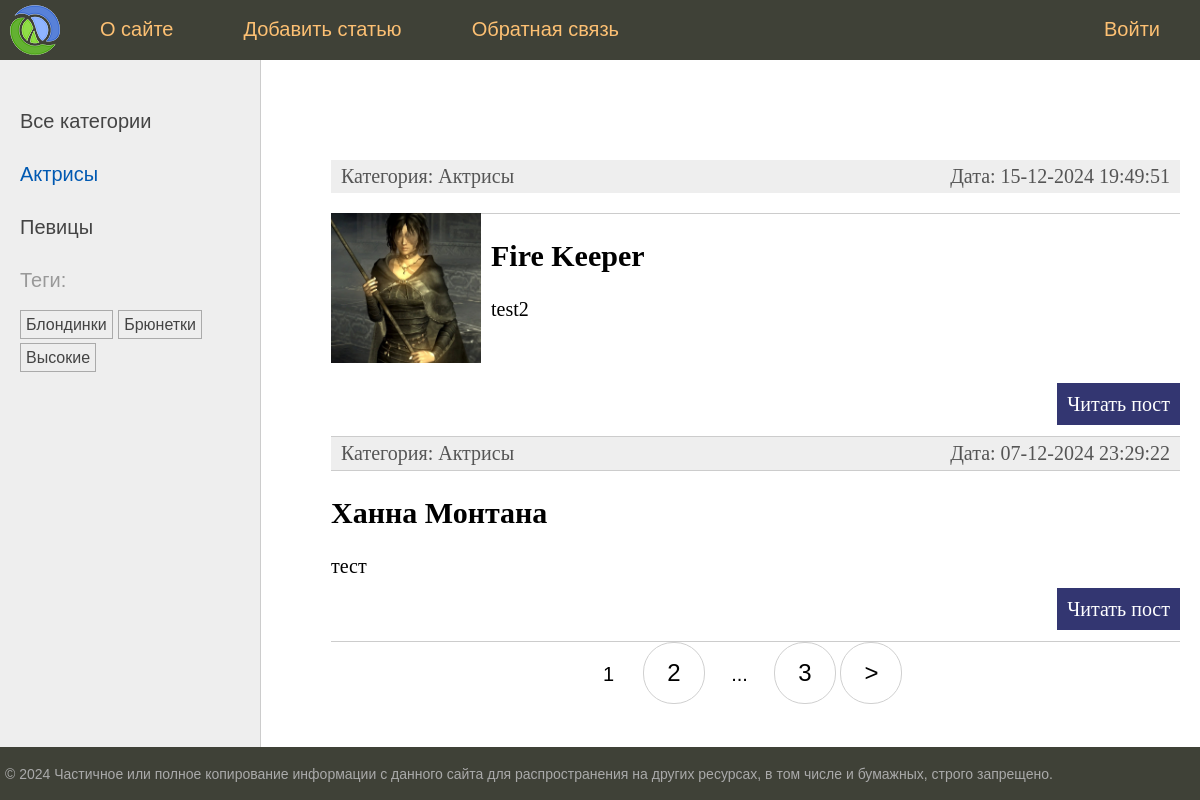
Screenshot of /category/aktrisy/ with the database file from the repository.
### women/models.py (models this page shows, shortened)
class Category(models.Model):
    name = models.CharField(max_length=100, db_index=True)
    slug = models.SlugField(max_length=255, unique=True)
    def get_absolute_url(self):
        return reverse("category", kwargs={"cat_slug": self.slug})
    class Meta:
        verbose_name = "Категория"
        verbose_name_plural = "Категории"
        db_table = 'category'

class TagPost(models.Model):
    tag = models.CharField(max_length=255, db_index=True)
    slug = models.SlugField(max_length=255, unique=True)
    def get_absolute_url(self):
        return reverse("tag", kwargs={"tag_slug": self.slug})
    class Meta:
        db_table = 'tag_post'

class Women(models.Model):
    class Status(models.IntegerChoices):
        DRAFT = 0, "Черновик"
        PUBLISHED = 1, "Опубликовано"
    title = models.CharField(max_length=255, verbose_name="Заголовок")
    slug = AutoSlugField(populate_from="title", slugify_function=slugify, verbose_name="Slug")
    content = models.TextField(blank=True, verbose_name="Текст статьи")
    time_create = models.DateTimeField(auto_now_add=True, verbose_name="Дата создания")
    time_update = models.DateTimeField(auto_now=True, verbose_name="Дата обновления")
    is_published = models.IntegerField(default=Status.DRAFT, choices=Status, verbose_name="Статус")
    cat = models.ForeignKey("Category", on_delete=models.PROTECT, related_name="posts", verbose_name="Категория")
    tags = models.ManyToManyField("TagPost", related_name="women", blank=True, verbose_name="Теги")
    husband = models.OneToOneField("Husband", on_delete=models.SET_NULL, null=True, blank=True, related_name="wife", verbose_name="Муж")
    photo = models.ImageField(upload_to="photos/%Y/%m/%d", default=None, blank=True, null=True, verbose_name="Фото")
    objects = models.Manager()
    published = PublishedManager()
    class Meta:
        verbose_name = "Известные женщины"
        verbose_name_plural = "Изветсные женщины"
        ordering = ['-time_create']
        indexes = [
            models.Index(fields=['-time_create']),
        ]
        db_table = 'women'
    def get_absolute_url(self):
        return reverse("post", kwargs={"post_slug": self.slug})

### women/views.py (the view)
# urls.py: path("category/<slug:cat_slug>/", views.WomenCategoryView.as_view(), name="category"),
class WomenCategoryView(DataMixin, ListView):
    template_name = "women/index.html"
    context_object_name = "posts"
    def get_queryset(self):
        return Women.published.filter(cat__slug=self.kwargs["cat_slug"]).select_related("cat")
    def get_context_data(self, **kwargs):
        category = get_object_or_404(Category, slug=self.kwargs["cat_slug"])
        context = super().get_context_data(title=f"Категория {category.name}",
                                           cat_selected=category.pk)
        return context

### women/models.py (called while the page is built)
    def get_queryset(self):
        return super(PublishedManager, self).get_queryset().filter(is_published=Women.Status.PUBLISHED)

### women/templatetags/women_tags.py (called while the page is built)
@register.inclusion_tag("women/list_categories.html")
def show_categories(cat_selected=0):
    cats = Category.objects.annotate(total=Count("posts")).filter(posts__gt=0)
    return {"cats": cats, "cat_selected": cat_selected}

@register.inclusion_tag("women/list_tag.html")
def show_tags(post=None):
    if post:
        tags = post.tags.all()
    else:
        tags = TagPost.objects.annotate(total=Count("women")).filter(women__gt=0)
    return {"tags": tags}

### women/utils.py (called while the page is built)
    def get_context_data(self, **kwargs):
        context = super().get_context_data(**kwargs)
        if self.page_title:
            context["title"] = self.page_title
        if self.cat_selected is not None:
            context["cat_selected"] = self.cat_selected
        return context

### women/templates/women/index.html (shortened to what this page needs)
{% extends 'base.html' %}
{% block content %}
<ul class="list-articles">
	{% for p in posts %}
        <li><div class="article-panel">
            <p class="first">Категория: {{ p.cat.name }}</p>
            <p class="last">Дата: {{ p.time_update|date:"d-m-Y H:i:s" }}</p>
        </div>
        {% if p.photo %}
            <p><img src="{{ p.photo.url }}"  class="img-article-left thumb"></p>
        {% endif %}
        <li><h2>{{p.title}}</h2>
    {% autoescape off %}
	{{p.content|linebreaks|truncatewords:40}}
    {% endautoescape %}
        <p class="link-read-post"><a href="{{ p.get_absolute_url }}">Читать пост</a></p>
        </li>
    {% endfor %}
</ul>
{% endblock %}
{% block navigation %}
    {% if page_obj.has_other_pages %}
    <nav class="list-pages">
        {% for p in paginator.page_range %}
            {% if page_obj.number == p %}
                <li class="page-num page-num-selected">
                    {{ p }}
                </li>
            {% elif page_obj.number|add:-1 <= p and p <= page_obj.number|add:1 %}
                <li class="page-num">
                    <a href="?page={{ p }}">{{ p }}</a>
                </li>
            {% endif %}
        {% endfor %}
        {% if page_obj.number|add:1 != paginator.num_pages and page_obj.number != paginator.num_pages  %}
            <li class="page-num page-num-selected">
                    ...
           </li>
            <li class="page-num">
                <a href="?page={{ paginator.num_pages }}">{{ paginator.num_pages }}</a>
            </li>
        {% endif %}
        {% if page_obj.has_next %}
            <li class="page-num">
                <a href="?page={{ page_obj.next_page_number }}">&gt;</a>
            </li>
        {% endif %}
    </nav>
    {% endif %}
{% endblock %}

### women/templates/women/list_categories.html
{% for cat in cats %}
{% if cat.id == cat_selected%}
        <li class="selected">{{cat.name}}</li>
{%else%}
        <li><a href="{{ cat.get_absolute_url }}">{{cat.name}}</a></li>
{%endif%}
{% endfor %}

### women/templates/women/list_tag.html
 {% if tags %}
    <p>Теги:</p>
        <ul class="tags-list">
            {% for tag in tags %}
                <li><a href="{{ tag.get_absolute_url }}">{{ tag.tag }}</a></li>
            {% endfor %}
        </ul>
{% endif %}

### women/static/women/css/styles.css (style rules this page uses)
html, body { font-family: 'Arial'; margin: 0; padding: 0; height: 100%; width: 100%; color: #444; }
a { color: #0059b2; text-decoration: none; }
img { max-width: 600px; height: auto; }
img.img-article-left { max-width: 300px; height: auto; float: left; padding: 0 10px 10px 0; }
img.img-article-left.thumb { max-width: 150px; height: auto; }
p.link-read-post { text-align: right; }
p.link-read-post a { padding: 10px; min-width: 100px; background: #333671; color: #fff; text-decoration: none; }
div.article-panel { background: #eee; padding: 5px 10px 5px 10px; box-sizing: border-box; overflow: hidden; color: #555; }
div.article-panel p.first { margin: 0; float: left; }
div.article-panel p.last { margin: 0; float: right; }
ul.list-articles { list-style: none; margin: 0; padding: 0; }
ul.list-articles li { border-bottom: 1px solid #ccc; }
.left-chapters ul { width: 230px; margin: 0; padding: 20px 10px 10px 20px; list-style: none; font-size: 20px; }
.left-chapters ul li { margin: 30px 0 0 0; color: #999; }
.left-chapters ul li.selected { color: #0059b2; }
.left-chapters ul li a { color: #444; text-decoration: none; }
ul.tags-list { width: 100%; margin: 0; padding: 0; list-style: none; }
ul.tags-list li { margin: 0; padding: 0 0 10px; display: inline-block; }
ul.tags-list li a { padding: 5px; font-size: 16px; border: 1px solid #aaa; }
.list-pages { text-align: center; margin: 0 0 20px 0; }
.list-pages a { color: #000; font-size: 24px; text-decoration: none; }
.list-pages .page-num, .page-num-selected { display: inline-block; width: 60px; height: 44px; padding: 16px 0 0 0; border: 1px solid #d0d0d0; border-radius: 30px; }
.list-pages .page-num-selected { border: none; color: #000; font-size: 20px; }

### rows the page displays
Category: name "Актрисы"
Category: name "Певицы"
TagPost: tag "Блондинки"
TagPost: tag "Брюнетки"
TagPost: tag "Высокие"
Women: cat.name "Актрисы", time_update "15-12-2024 19:49:51", photo (picture), title "Fire Keeper", content "test2"
Women: cat.name "Актрисы", time_update "07-12-2024 23:29:22", title "Ханна Монтана", content "тест"

### other values shown
{{ m.title }} "О сайте" "Добавить статью" "Обратная связь" "Войти"
{{ p }} "1"
{{ p }} "2"
{{ paginator.num_pages }} "3"
